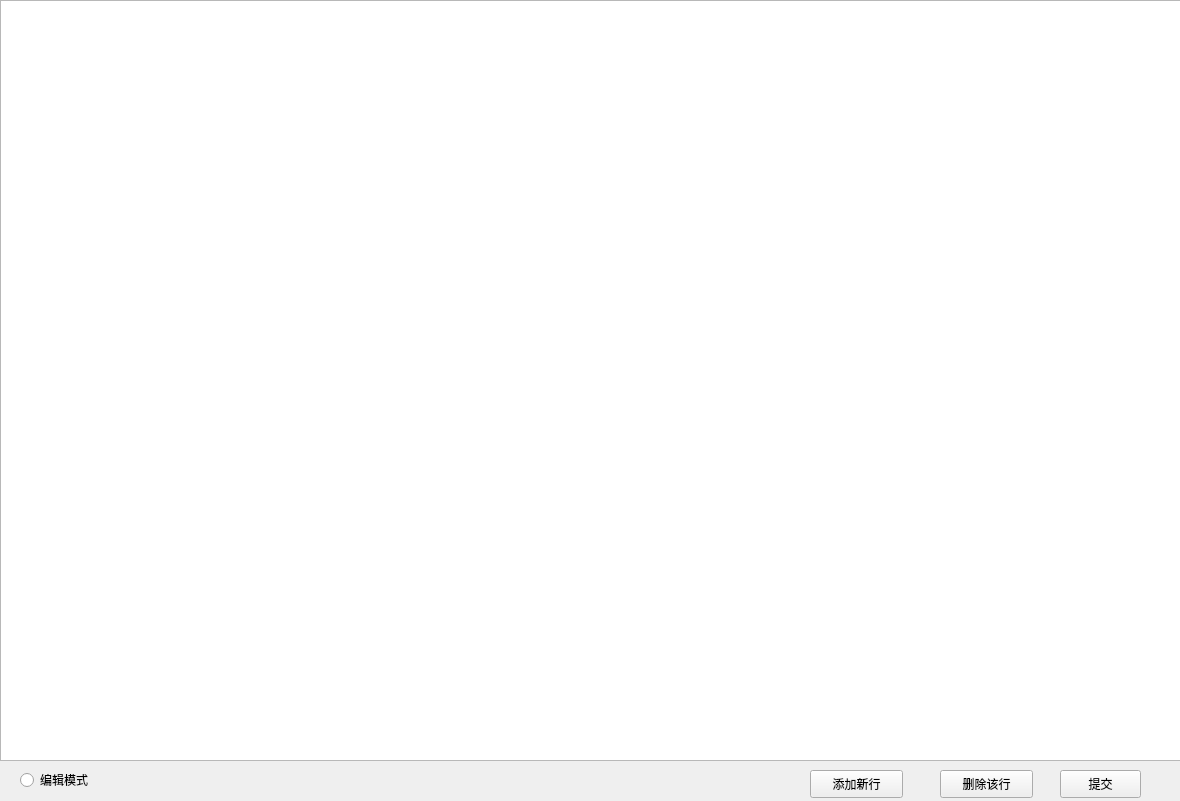
<?xml version="1.0" encoding="UTF-8"?>
<ui version="4.0">
 <class>TeamPage</class>
 <widget class="QWidget" name="TeamPage">
  <property name="geometry">
   <rect>
    <x>0</x>
    <y>0</y>
    <width>1180</width>
    <height>801</height>
   </rect>
  </property>
  <property name="windowTitle">
   <string>Form</string>
  </property>
  <widget class="QTableView" name="modifyTable">
   <property name="geometry">
    <rect>
     <x>0</x>
     <y>0</y>
     <width>1181</width>
     <height>761</height>
    </rect>
   </property>
   <property name="font">
    <font>
     <family>黑体</family>
     <pointsize>10</pointsize>
    </font>
   </property>
   <property name="frameShadow">
    <enum>QFrame::Raised</enum>
   </property>
   <property name="dragEnabled">
    <bool>true</bool>
   </property>
   <property name="alternatingRowColors">
    <bool>true</bool>
   </property>
   <property name="gridStyle">
    <enum>Qt::CustomDashLine</enum>
   </property>
   <property name="sortingEnabled">
    <bool>true</bool>
   </property>
  </widget>
  <widget class="QRadioButton" name="ModifRadioButton">
   <property name="geometry">
    <rect>
     <x>20</x>
     <y>770</y>
     <width>111</width>
     <height>20</height>
    </rect>
   </property>
   <property name="cursor">
    <cursorShape>PointingHandCursor</cursorShape>
   </property>
   <property name="styleSheet">
    <string notr="true">font: 10pt &quot;黑体&quot;;</string>
   </property>
   <property name="text">
    <string>编辑模式</string>
   </property>
  </widget>
  <widget class="QPushButton" name="deleteButton">
   <property name="enabled">
    <bool>true</bool>
   </property>
   <property name="geometry">
    <rect>
     <x>940</x>
     <y>770</y>
     <width>93</width>
     <height>28</height>
    </rect>
   </property>
   <property name="cursor">
    <cursorShape>PointingHandCursor</cursorShape>
   </property>
   <property name="text">
    <string>删除该行</string>
   </property>
  </widget>
  <widget class="QPushButton" name="submitButton">
   <property name="geometry">
    <rect>
     <x>1060</x>
     <y>770</y>
     <width>81</width>
     <height>28</height>
    </rect>
   </property>
   <property name="cursor">
    <cursorShape>PointingHandCursor</cursorShape>
   </property>
   <property name="text">
    <string>提交</string>
   </property>
  </widget>
  <widget class="QPushButton" name="addButton">
   <property name="enabled">
    <bool>true</bool>
   </property>
   <property name="geometry">
    <rect>
     <x>810</x>
     <y>770</y>
     <width>93</width>
     <height>28</height>
    </rect>
   </property>
   <property name="cursor">
    <cursorShape>PointingHandCursor</cursorShape>
   </property>
   <property name="text">
    <string>添加新行</string>
   </property>
  </widget>
 </widget>
 <resources/>
 <connections/>
</ui>
